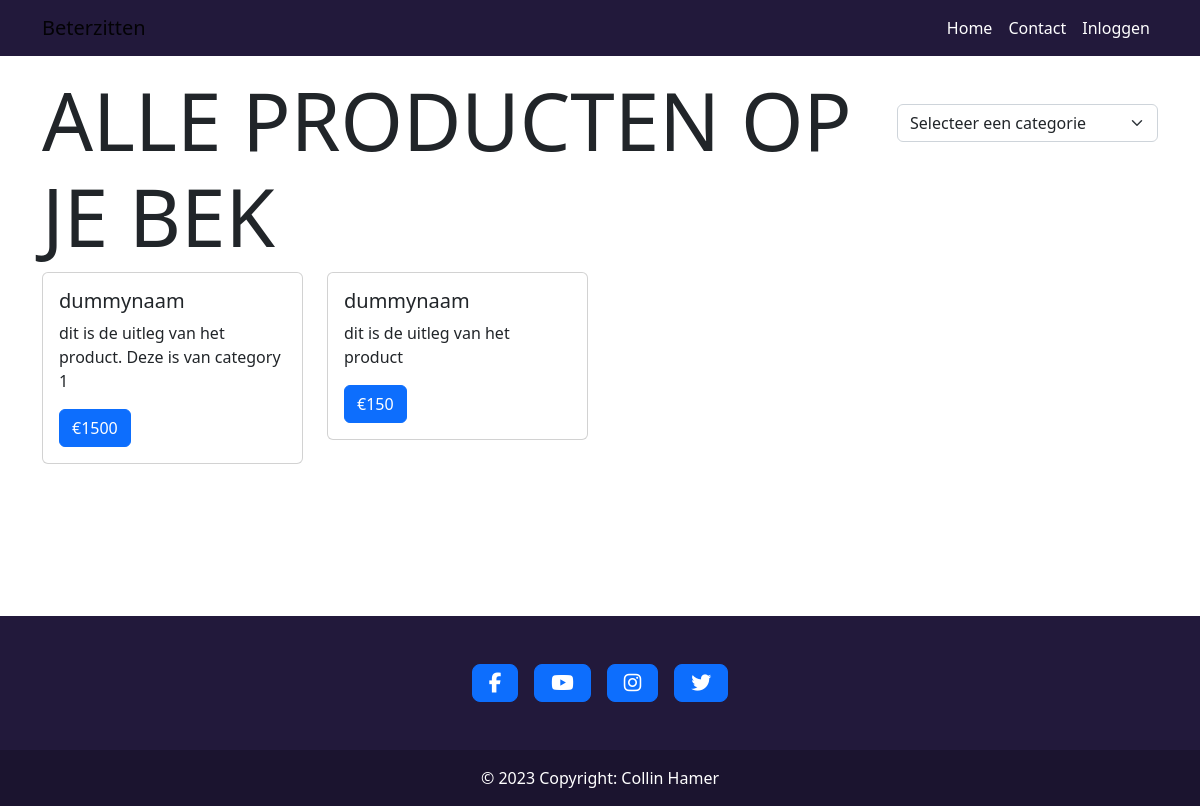
The page / on the database its author committed.
### tables this page shows
CREATE TABLE IF NOT EXISTS `products` (
  `id` int(11) NOT NULL AUTO_INCREMENT,
  `name` varchar(255) NOT NULL,
  `price` int(11) NOT NULL,
  `imageName` varchar(255) NOT NULL,
  `description` text NOT NULL,
  `category` varchar(255) NOT NULL,
  PRIMARY KEY (`id`)
);

### modules/config.php (called while the page is built, shortened)
<?php
$_404Page = false;
if (isset($_GET["page"]))
{
    $currentPage = $_GET["page"];
} else {
  $currentPage = 'home';
}
$loggedIn = false;

### pages/home.php (the view, shortened to what this page needs)
<div class="container">
    <div class="row">
        <div class="col-9 mt-3">
            <h1>Alle producten OP JE BEK</h1>
        </div>
        <div class="col-3">
            <select id="filterSelector" class="form-select w-100 mt-5" onchange="updateFilter()">
                <?php
$sql = "SELECT * from categories";
$result = $conn->query($sql);
if ($result->num_rows > 0) {
  while($row = $result->fetch_assoc()) {
    if (isset($_GET["category"]) && $_GET["category"] === $row["category"]) {
        $selected = 'selected';
    } else {
        $selected = '';
    }
    $name = $row["category"];
    if ($row["category"] == 'all') {
        $name = "Selecteer een categorie";
    }
    echo '<option value="'.$row["category"].'" '.$selected.'>'.$name.'</option>';
  }
}
                ?>
            </select>
        </div>
        <?php
$filterSQL = '';
$sql = "SELECT * from products".$filterSQL;
$result = $conn->query($sql);
if ($result->num_rows > 0) {
  while($row = $result->fetch_assoc()) {
    echo '
    <div class="col-12 col-md-6 col-lg-3">
            <div class="card w-100">
                <div class="card-body">
                    <h5 class="card-title">'.$row["name"].'</h5>
                    <p class="card-text">'.$row["description"].'</p>
                    <a href="#" class="btn btn-primary">€'.$row["price"].'</a>
                </div>
            </div>
        </div>
    ';
  }
} else {
  echo "0 results";
}
?>
    </div>
</div>

### modules/header.php (shortened to what this page needs)
<head>
    <link href="https://cdn.jsdelivr.net/npm/bootstrap@5.2.3/dist/css/bootstrap.min.css" rel="stylesheet"
>
    <link rel="stylesheet" type="text/css" href="css/style.css" />
</head>
<body>
    <header class="<?php if($_404Page) echo'd-none';?>">
        <nav class="navbar navbar-expand-lg container">
            <div class="container-fluid">
                <a class="navbar-brand" href="?page=home">Beterzitten</a>
                <div class="collapse navbar-collapse justify-content-end" id="navbarNavAltMarkup">
                    <div class="navbar-nav">
                        <a class="nav-link text-white" href="?page=home">Home</a>
                        <a class="nav-link text-white" href="?page=contact">Contact</a>
                        <?php
                            if ($loggedIn)
                            {
                                echo '<a class="nav-link text-white" href="?page=login">Uitloggen</a>';
                            } else {
                                echo '<a class="nav-link text-white" href="?page=login">Inloggen</a>';
                            }
                        ?>
                    </div>
                </div>
            </div>
        </nav>
    </header>
    <main class="bg-white">

### index.php (shortened to what this page needs)
<?php
include('./modules/config.php');
$reqPage = $currentPage.'.php';
$_404 = false;
include('./modules/header.php');
$allFiles = scandir('./pages');
$files = array_diff($allFiles, array('.', '..'));
foreach($files as $file) {
    if (in_array($reqPage,$files)){
        include('./pages/'.$reqPage);
        break;
    } else {
        include('./pages/page_404.php');
        $_404 = true;
        break;
    }
}
if (!$_404)
    include('./modules/footer.php');

### modules/footer.php (shortened to what this page needs)
    </main>
</body>
  <footer class="text-center text-lg-start w-100 sticky-bottom position-relative f-background">
    <div class="container d-flex justify-content-center py-5">
      <button type="button" class="btn btn-primary btn-lg btn-floating mx-2">
        <i class="fa-brands fa-facebook-f"></i>
      </button>
      <button type="button" class="btn btn-primary btn-lg btn-floating mx-2">
        <i class="fa-brands fa-youtube"></i>
      </button>
      <button type="button" class="btn btn-primary btn-lg btn-floating mx-2">
        <i class="fa-brands fa-instagram"></i>
      </button>
      <button type="button" class="btn btn-primary btn-lg btn-floating mx-2">
        <i class="fa-brands fa-twitter"></i>
      </button>
    </div>
    <div class="text-center text-white p-3" style="background-color: rgba(0, 0, 0, 0.2);">
      &copy 2023 Copyright: Collin Hamer
    </div>
  </footer>

### css/style.css (style rules this page uses)
body { background-color: rgb(34, 25, 59); overflow-x: hidden; }
.f-background { background-color: rgb(34, 25, 59); }
main { min-height: 70vh; }
h1 { font-size: 5rem; text-transform: uppercase; }

### rows shown on the page
products: name "dummynaam", description "dit is de uitleg van het product. Deze is van category 1", price "1500"
products: name "dummynaam", description "dit is de uitleg van het product", price "150"

### other values the page prints
form field value "Selecteer een categorie"
